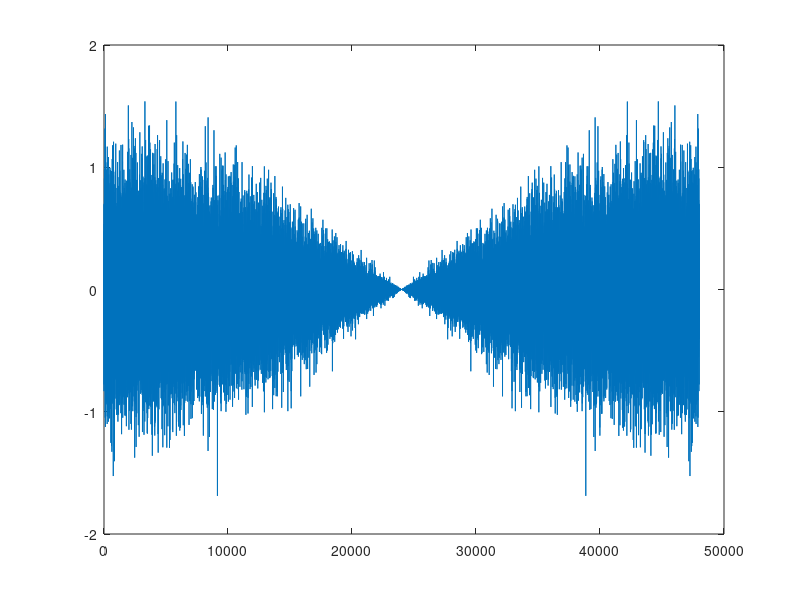

Reproduce this figure in MATLAB.
fs = 48000;

preamble = [];
for i=1:24000
    x = round(rand);
    if(x==1)
        preamble = [preamble 1];
    else
        preamble = [preamble -1];
    end
end
preamble = [preamble fliplr(preamble)]

farray = -fs/2:(fs/2)-1;

shifted_preamble = ifftshift(preamble);
transmit_preamble = ifft(shifted_preamble);

transmit_preamble = 100*transmit_preamble;

figure;
plot(1:length(transmit_preamble),transmit_preamble);

audiowrite('freq_signal.wav',transmit_preamble,fs);
    